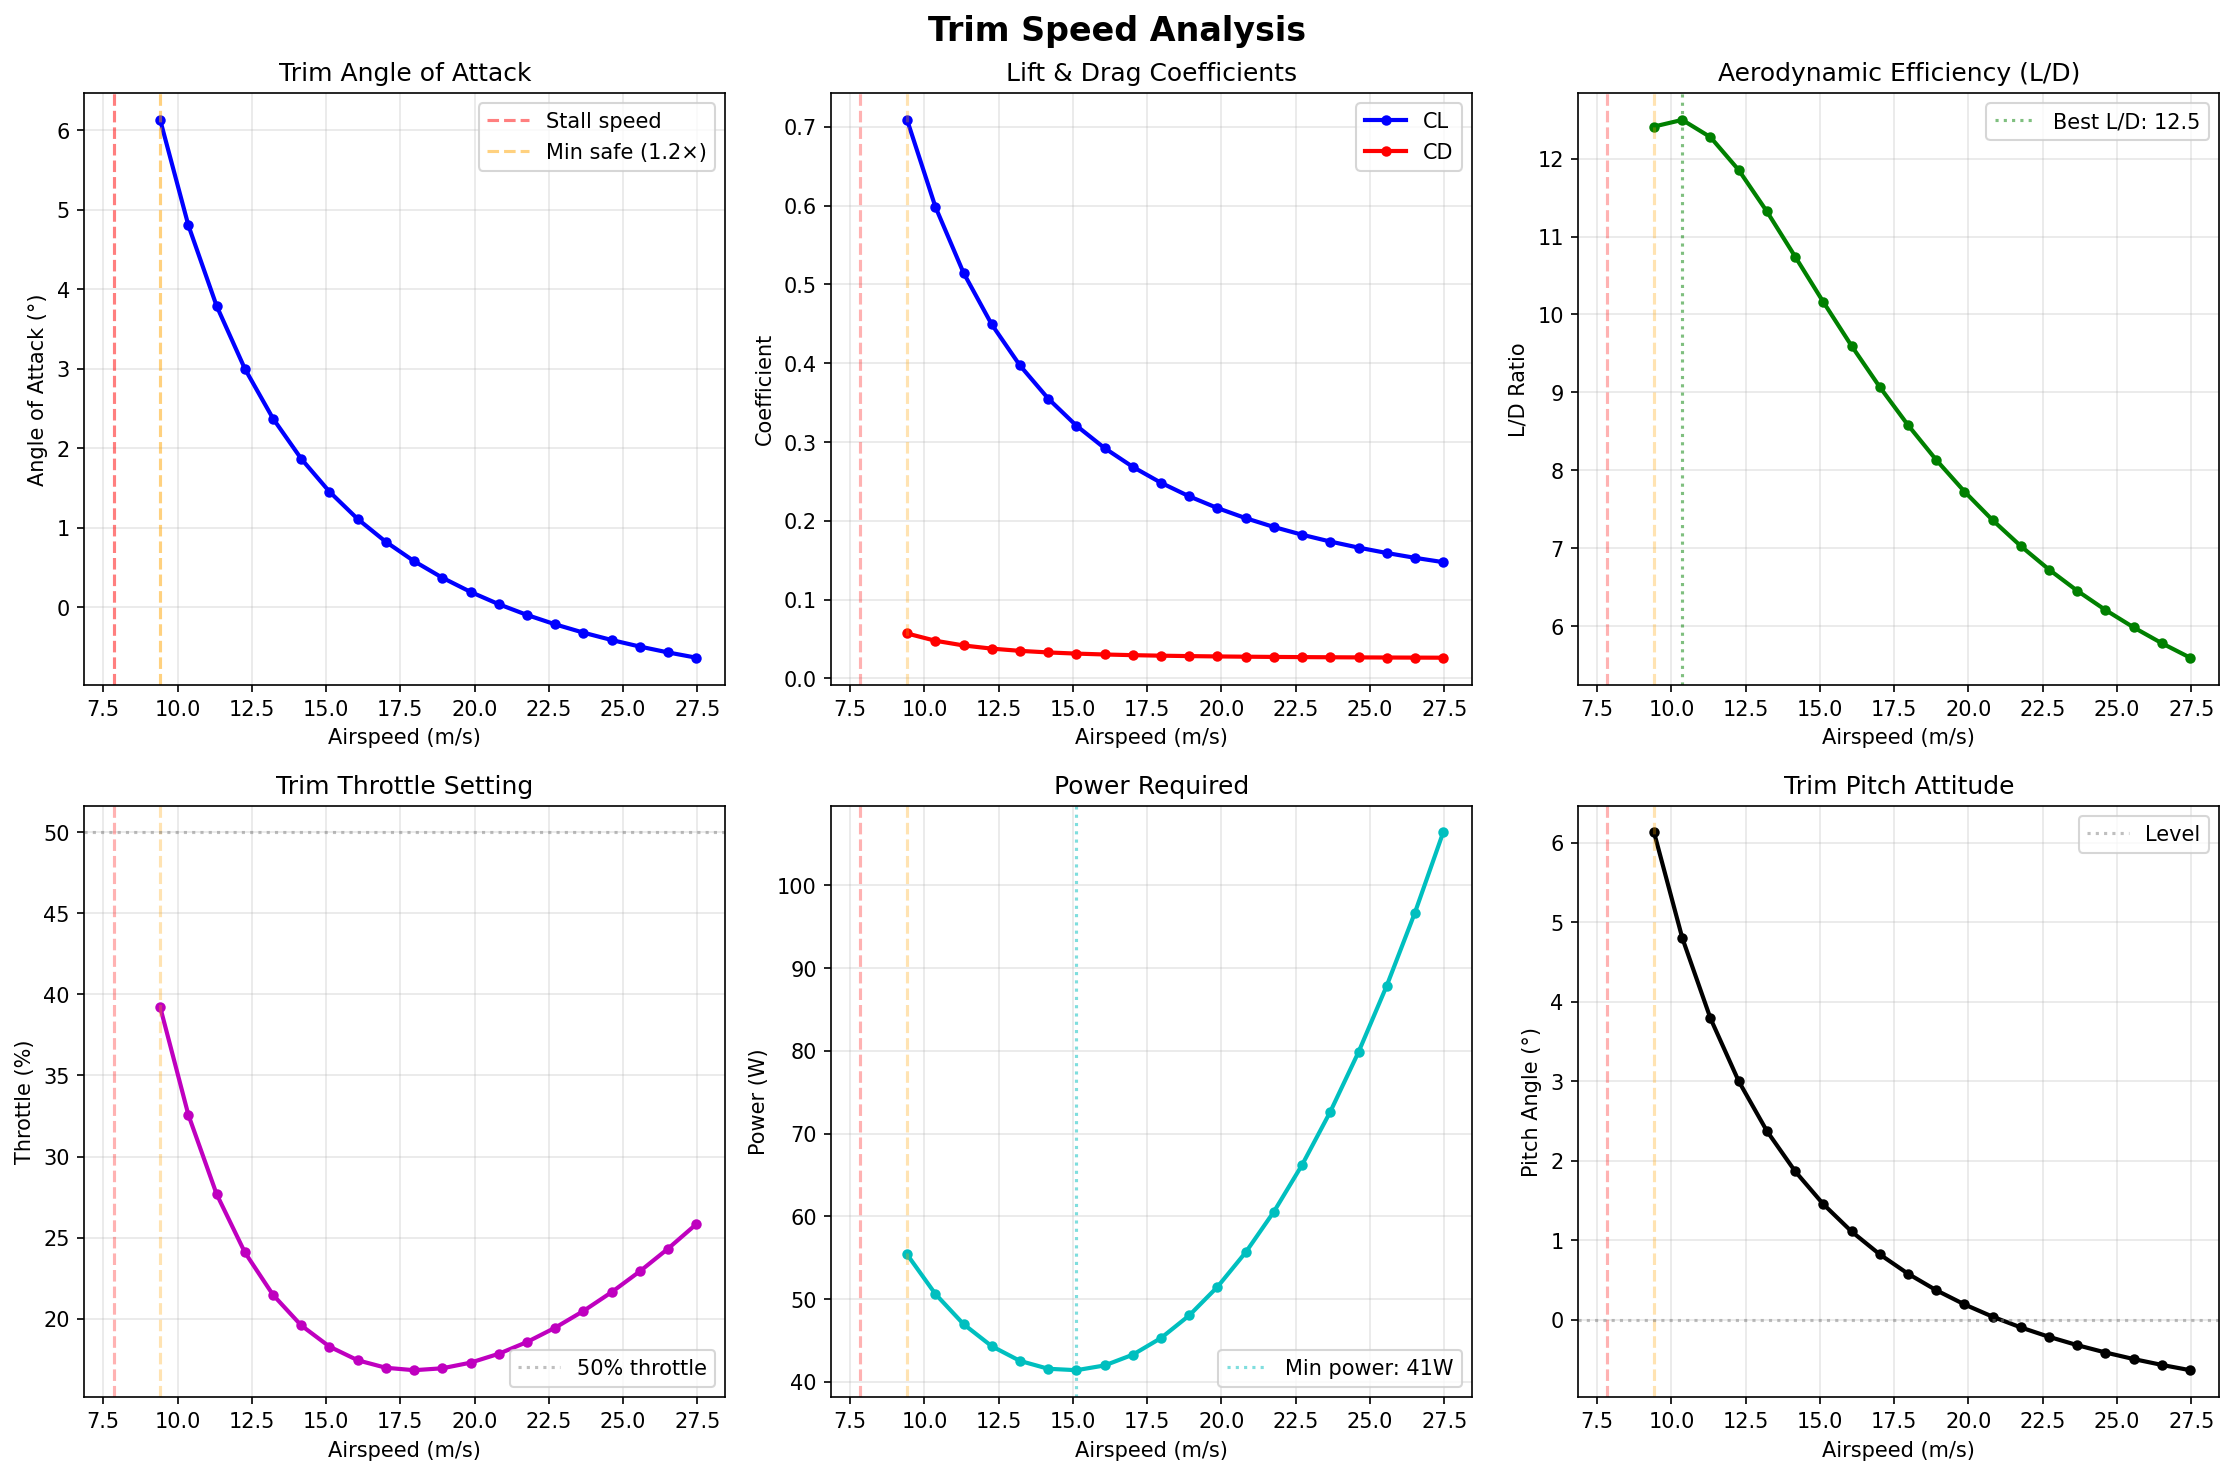

Write the Python code that produced this figure.
#!/usr/bin/env python3
"""
Trim Speed Analysis Tool
========================
Analyzes trim conditions at various airspeeds to help choose optimal cruise speed.
Computes trim at multiple speeds above stall and compares performance metrics.

Usage:
    python trim_speed_analysis.py
"""
import sys
sys.path.append('/home/avavvas/dipl/src/ergodic_exploration')

import numpy as np
import matplotlib.pyplot as plt
from my_erg_lib.model_dynamics import FixedWing12DOFTrainer # type: ignore

def analyze_trim_speeds():
    """
    Compute trim at various speeds and compare performance metrics.
    """
    
    # Create a reference aircraft to get parameters
    plane_ref = FixedWing12DOFTrainer(dt=0.001, v_trim=10.0)
    P = plane_ref.params
    
    # Extract aircraft parameters from model
    m = P['m']           # kg
    S = P['S']           # m^2
    rho = P['rho']       # kg/m^3
    g = 9.81             # m/s^2
    Weight = m * g       # N
    
    # Extract aerodynamic parameters from model
    CL0 = P['CL0']
    CL_alpha = P['CL_alpha']
    CD0 = P['CD0']
    k = P['k']
    T_max = P['T_max']   # N
    
    # Estimate stall speed (assuming max alpha ~15-17 degrees before stall)
    alpha_max = 15 * np.pi / 180  # rad
    CL_max = CL0 + CL_alpha * alpha_max
    V_stall = np.sqrt(2 * Weight / (rho * S * CL_max))
    
    print("=" * 70)
    print("TRIM SPEED ANALYSIS")
    print("=" * 70)
    print(f"Aircraft: m={m} kg, S={S} m², Wing loading={Weight/S:.1f} N/m²")
    print(f"Estimated stall speed: V_stall = {V_stall:.2f} m/s")
    print(f"Minimum safe speed (1.2×V_stall): {1.2*V_stall:.2f} m/s")
    print("=" * 70)
    print()
    
    # Test speeds: 1.2×, 1.5×, 2×, 2.5×, 3× stall speed
    speed_multiples = np.linspace(1.2, 3.5, 20)
    test_speeds = [mult * V_stall for mult in speed_multiples]
    
    # Storage for results
    results = []
    
    print(f"{'V (m/s)':<9} {'α (°)':<8} {'θ (°)':<8} {'CL':<8} {'CD':<8} "
          f"{'L/D':<8} {'Throttle':<10} {'δe (°)':<8} {'Power (W)':<10} {'Status':<15}")
    print("-" * 110)
    
    for V_trim in test_speeds:
        # Create aircraft model
        plane = FixedWing12DOFTrainer(dt=0.001, v_trim=V_trim)
        
        # Compute trim
        try:
            x_trim, u_trim, sol = plane.computeTrim(V_trim=V_trim)
            
            if not sol.success or np.linalg.norm(sol.fun) > 1e-6:
                print(f"{V_trim:9.2f} {'FAILED':^50s} Trim solver did not converge")
                continue
            
            # Extract trim state
            u, v, w = x_trim[6], x_trim[7], x_trim[8]
            theta = x_trim[4]
            delta_e, throttle = u_trim[0], u_trim[3]
            
            # Compute aerodynamic parameters
            V = np.sqrt(u**2 + v**2 + w**2)
            alpha = np.arctan2(w, u)
            qbar = 0.5 * P['rho'] * V**2
            
            CL = P['CL0'] + P['CL_alpha'] * alpha
            CD = P['CD0'] + P['k'] * CL**2
            LD_ratio = CL / CD
            
            # Compute forces
            Lift = qbar * P['S'] * CL
            Drag = qbar * P['S'] * CD
            Thrust = P['T_max'] * throttle
            
            # Power required
            Power = Thrust * V  # Watts
            
            # Force balance check
            Lift_vertical = Lift * np.cos(alpha)
            lift_error = abs(Lift_vertical - Weight) / Weight * 100
            thrust_error = abs(Thrust - Drag) / max(Thrust, 0.1) * 100
            
            # Status
            if V < 1.2 * V_stall:
                status = "⚠️ TOO SLOW"
            elif throttle > 0.8:
                status = "⚠️ HIGH THROTTLE"
            elif alpha > 0.20:  # ~11 degrees
                status = "⚠️ HIGH AoA"
            elif lift_error > 2 or thrust_error > 10:
                status = "⚠️ POOR BALANCE"
            else:
                status = "✓ GOOD"
            
            # Store results
            results.append({
                'V': V,
                'alpha': alpha,
                'theta': theta,
                'CL': CL,
                'CD': CD,
                'LD': LD_ratio,
                'throttle': throttle,
                'delta_e': delta_e,
                'Power': Power,
                'Lift': Lift,
                'Drag': Drag,
                'Thrust': Thrust,
                'lift_error': lift_error,
                'thrust_error': thrust_error,
                'status': status
            })
            
            # Print row
            print(f"{V:9.2f} {alpha*180/np.pi:8.2f} {theta*180/np.pi:8.2f} "
                  f"{CL:8.3f} {CD:8.4f} {LD_ratio:8.2f} {throttle:10.1%} "
                  f"{delta_e*180/np.pi:8.2f} {Power:10.1f} {status:<15}")
            
        except Exception as e:
            print(f"{V_trim:9.2f} {'ERROR':^50s} {str(e)[:50]}")
    
    print("-" * 110)
    print()
    
    if not results:
        print("ERROR: No successful trim solutions found!")
        return
    
    # Find optimal speeds
    print("=" * 70)
    print("ANALYSIS SUMMARY")
    print("=" * 70)
    
    # Best L/D (most efficient)
    best_efficiency = max(results, key=lambda x: x['LD'])
    print(f"\n🏆 BEST EFFICIENCY (max L/D):")
    print(f"   Speed: {best_efficiency['V']:.2f} m/s")
    print(f"   L/D: {best_efficiency['LD']:.2f}")
    print(f"   Throttle: {best_efficiency['throttle']:.1%}")
    print(f"   Power: {best_efficiency['Power']:.1f} W")
    print(f"   AoA: {best_efficiency['alpha']*180/np.pi:.2f}°")
    
    # Minimum power
    min_power = min(results, key=lambda x: x['Power'])
    print(f"\n⚡ MINIMUM POWER:")
    print(f"   Speed: {min_power['V']:.2f} m/s")
    print(f"   Power: {min_power['Power']:.1f} W")
    print(f"   Throttle: {min_power['throttle']:.1%}")
    print(f"   L/D: {min_power['LD']:.2f}")
    print(f"   AoA: {min_power['alpha']*180/np.pi:.2f}°")
    
    # Recommended cruise (balance of efficiency and speed)
    # Look for speeds with good L/D (>80% of max) and reasonable speed
    good_efficiency = [r for r in results if r['LD'] > 0.8 * best_efficiency['LD']]
    if good_efficiency:
        recommended = max(good_efficiency, key=lambda x: x['V'])
        print(f"\n✈️  RECOMMENDED CRUISE (high speed + good efficiency):")
        print(f"   Speed: {recommended['V']:.2f} m/s")
        print(f"   L/D: {recommended['LD']:.2f} ({recommended['LD']/best_efficiency['LD']*100:.0f}% of best)")
        print(f"   Throttle: {recommended['throttle']:.1%}")
        print(f"   Power: {recommended['Power']:.1f} W")
        print(f"   AoA: {recommended['alpha']*180/np.pi:.2f}°")
    
    print("\n" + "=" * 70)
    
    # Plot results
    plot_trim_analysis(results, V_stall)
    
    return results


def plot_trim_analysis(results, V_stall):
    """
    Create plots comparing trim conditions at different speeds.
    """
    if not results:
        return
    
    # Extract data
    speeds = [r['V'] for r in results]
    alphas = [r['alpha'] * 180/np.pi for r in results]
    thetas = [r['theta'] * 180/np.pi for r in results]
    CLs = [r['CL'] for r in results]
    CDs = [r['CD'] for r in results]
    LDs = [r['LD'] for r in results]
    throttles = [r['throttle'] * 100 for r in results]
    powers = [r['Power'] for r in results]
    
    # Create figure with subplots
    fig, axes = plt.subplots(2, 3, figsize=(15, 10))
    fig.suptitle('Trim Speed Analysis', fontsize=16, fontweight='bold')
    
    # Plot 1: Angle of Attack
    ax = axes[0, 0]
    ax.plot(speeds, alphas, 'b.-', linewidth=2, markersize=8)
    ax.axvline(V_stall, color='r', linestyle='--', alpha=0.5, label='Stall speed')
    ax.axvline(1.2 * V_stall, color='orange', linestyle='--', alpha=0.5, label='Min safe (1.2×)')
    ax.set_xlabel('Airspeed (m/s)')
    ax.set_ylabel('Angle of Attack (°)')
    ax.set_title('Trim Angle of Attack')
    ax.grid(True, alpha=0.3)
    ax.legend()
    
    # Plot 2: Lift and Drag Coefficients
    ax = axes[0, 1]
    ax.plot(speeds, CLs, 'b.-', linewidth=2, markersize=8, label='CL')
    ax.plot(speeds, CDs, 'r.-', linewidth=2, markersize=8, label='CD')
    ax.axvline(V_stall, color='r', linestyle='--', alpha=0.3)
    ax.axvline(1.2 * V_stall, color='orange', linestyle='--', alpha=0.3)
    ax.set_xlabel('Airspeed (m/s)')
    ax.set_ylabel('Coefficient')
    ax.set_title('Lift & Drag Coefficients')
    ax.grid(True, alpha=0.3)
    ax.legend()
    
    # Plot 3: L/D Ratio
    ax = axes[0, 2]
    ax.plot(speeds, LDs, 'g.-', linewidth=2, markersize=8)
    ax.axvline(V_stall, color='r', linestyle='--', alpha=0.3)
    ax.axvline(1.2 * V_stall, color='orange', linestyle='--', alpha=0.3)
    max_LD_idx = LDs.index(max(LDs))
    ax.axvline(speeds[max_LD_idx], color='g', linestyle=':', alpha=0.5, label=f'Best L/D: {max(LDs):.1f}')
    ax.set_xlabel('Airspeed (m/s)')
    ax.set_ylabel('L/D Ratio')
    ax.set_title('Aerodynamic Efficiency (L/D)')
    ax.grid(True, alpha=0.3)
    ax.legend()
    
    # Plot 4: Throttle Setting
    ax = axes[1, 0]
    ax.plot(speeds, throttles, 'm.-', linewidth=2, markersize=8)
    ax.axvline(V_stall, color='r', linestyle='--', alpha=0.3)
    ax.axvline(1.2 * V_stall, color='orange', linestyle='--', alpha=0.3)
    ax.axhline(50, color='gray', linestyle=':', alpha=0.5, label='50% throttle')
    ax.set_xlabel('Airspeed (m/s)')
    ax.set_ylabel('Throttle (%)')
    ax.set_title('Trim Throttle Setting')
    ax.grid(True, alpha=0.3)
    ax.legend()
    
    # Plot 5: Power Required
    ax = axes[1, 1]
    ax.plot(speeds, powers, 'c.-', linewidth=2, markersize=8)
    ax.axvline(V_stall, color='r', linestyle='--', alpha=0.3)
    ax.axvline(1.2 * V_stall, color='orange', linestyle='--', alpha=0.3)
    min_power_idx = powers.index(min(powers))
    ax.axvline(speeds[min_power_idx], color='c', linestyle=':', alpha=0.5, label=f'Min power: {min(powers):.0f}W')
    ax.set_xlabel('Airspeed (m/s)')
    ax.set_ylabel('Power (W)')
    ax.set_title('Power Required')
    ax.grid(True, alpha=0.3)
    ax.legend()
    
    # Plot 6: Pitch Attitude
    ax = axes[1, 2]
    ax.plot(speeds, thetas, 'k.-', linewidth=2, markersize=8)
    ax.axvline(V_stall, color='r', linestyle='--', alpha=0.3)
    ax.axvline(1.2 * V_stall, color='orange', linestyle='--', alpha=0.3)
    ax.axhline(0, color='gray', linestyle=':', alpha=0.5, label='Level')
    ax.set_xlabel('Airspeed (m/s)')
    ax.set_ylabel('Pitch Angle (°)')
    ax.set_title('Trim Pitch Attitude')
    ax.grid(True, alpha=0.3)
    ax.legend()
    
    plt.tight_layout()
    
    # Save figure
    filename = '/home/avavvas/dipl/trim_speed_analysis.png'
    plt.savefig(filename, dpi=150, bbox_inches='tight')
    print(f"\n📊 Plot saved to: {filename}")
    
    plt.show()


if __name__ == "__main__":
    try:
        results = analyze_trim_speeds()
    except KeyboardInterrupt:
        print("\n\nAnalysis interrupted by user.")
        sys.exit(0)
    except Exception as e:
        print(f"\nERROR: {e}")
        import traceback
        traceback.print_exc()
        sys.exit(1)
